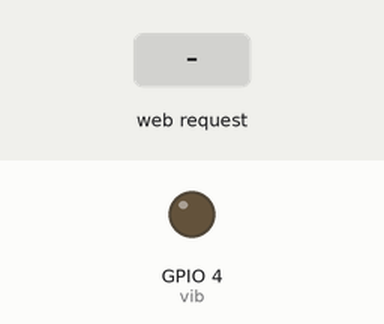
Recording of a sketch running on a simulated ESP8266 (NodeMCU). Shown: output pins drawn as LEDs (lit = HIGH). The inputs (shaded band) are chosen by the test bench. WiFi joins after 1.5 s; servers stay silent unless stated; what the sketch prints to the serial monitor is not drawn.

Above: at 2.7 s.
2.8 s: HTTP request GET /4/on received
At 3.1 s:
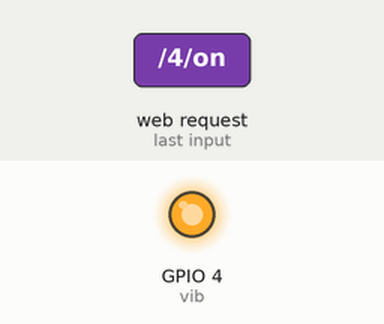
5.3 s: HTTP request GET /off received
Timing chart, 0 to 8.3 s (numbered marks = the images above; inputs shaded):
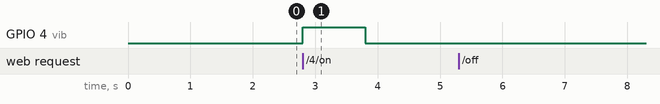

Measured:
- after the input at 2.8 s, GPIO 4 (vib): LOW → HIGH at once, → LOW 1.0 s later
- after the input at 5.3 s, every drawn part: stays the same

The sketch:

ESP8266_REC_DEMO.ino
``````````cpp
 /*********                                                                                                          -:::.   .++++++++.     `..`
                                                                                                                  -o+:.`.:ohyh-      `/y++++/::/oo.
                                                                                                            `   `o+`    -oo- ./++///+++/-oo-     `+o`  `
                                                                                                       `/+++//+hyo////++:`       ```      `:++////+ohy//++++`
                                                                                                      :s.    -s/   ```                        ```   `+o`   .s:
                                                                                                     -y..-:/+/`                                       -o+.  `y-
                                                                                               `:/++sd+/:-.``                                           .:++/+d/::-`
                                                                                              /o-```y-                                                      ``-h..-/+/`
                                                                                             /o   `s:                    `+++`   :+++++:` +++++++-             :s`   -y`
                                                                                             d``-/o-                    `sysh-   yh+::sho ::shs::`              .o/-` :s
                                                                                           ./d++:.                     .sy-/h+  -hh-.-sy/  `yh:                   .:++/m.
                                                                                       `-/+:so`                       .shs+ohy  ohyoyy+-   :hy`                      `.h+++-`
                                                                                      -s:`  h.                       .sy+::/yh-`yh: /ys`   oho                         o/ `:s-
                                                                                      h.   +o                        -:-    ::.`::`  -:.   ::.                         .h   .h
                                                                                     `h `:o/     `---`  .----------`                            `-----------------`     +o`  h`
                                                                                     `m/+:`       -++/` `:+++////++:`                          `:++//////////++++-       -o/.d
                                                                                   `:od:           -++/` `:++/.``:++:`                         :++:`````````./++-          -om-`
                                                                                  -s: ++            -++/` `:++/` `:++:`                       :++:` `---.  `/++:            +o:o/`
                                                                                 .h`  :o             -++/`  :++/` `:++:`                    `:++:` `:++/` `/++:             o:  :s`
                                                                                 -s   o/              -++/`  :++/` `:++:                    :++:` `:++/` `/++:              /o   :s
                                                                                 `d` /s                -++/`  :++/` `:++:`                 :++/` `:++/` `/++:                s/  :s
                                                                                  :ys/                  -++/`  :++/` `/++:                :++/`  :++/` `/++:                  /s.h.
                                                                                  /ho                    -++/`  :++/` `/++:`             :++/`  :++/` `/++:                    .my
                                                                                `s/ y-                    -++/`  :++/` `/++:            :++/`  :++/` `/++:                     ++/s`
                                                                                y:  .y                     -++/`  :++/` `/++:          :++/`  :++/` `/++:                     :y  :y
                                                                                m   .h                      -++/`  :++/`  /++:        :++/`  :++/` `/++-                      h.   m
                                                                                y:  y:                       -++/`  :++/` `:++:      :++/`  :++/` `/++-                       y.  :y
                                                                                `s/++                         -++/`  :++/` `:++:`   :++/`  :++/` `/++-                        -y /s`
                                                                                  sm.                          -++/`  :++/` `:++:``:++/`  :++:` `/++-                          oh/
                                                                                 .h.s/                          -++/`  :++/` `:++::++:` `:++:` `/++-                          /sy:
                                                                                 s:  /s                          -++/`  :++:` `:++++:` `:++:` `/++-                          s/ `d`
                                                                                 s:   o/                          -++/` `:++:` `:++:` `:++:` `/++-                          /o   s:
                                                                                 `s:  :o                           -++/` `:++:` `::` `:++:` `/++-                           o:  `h.
                                                                                  `/o:o+                            -++/` `:++:` `` `:++:` `/++-                            ++ :s-
                                                                                    `-mo-                            -++/` `:++:`  `:++:` `/++-                             :do:`
                                                                                      d./o-                           -++/` `:++:``:++:` `/++-                           `:+/m`
                                                                                     `h  `o+                           -++/` `:++::++:` `/++-                           /o:` h`
                                                                                      h.   h.                           -++/` `:++++:` `/++-                           ++`  .h
                                                                                      -s:` /o                            -++/` `:++:` `/++-                           .h  `:s-
                                                                                       `:/++h.`                           -++/` `::` `/++-                           `os:+/:`
                                                                                           .m/++:.                         -++/` `` `/++-                         .:++d/.
                                                                                            s: `-/o-                        -++/.``./++-                        -o/-``d
                                                                                            `y-   .s:                        -+++//+++:                        :s.   o/
                                                                                             `+o/-..h-``                      .------.                        -y```-o+
                                                                                                .-://d++++:.                                           ``.-:/+ds++/:`
                                                                                                     :y` `-+o-                                       `/+/:-..y:
                                                                                                      :s.`  `o+`  ````                        ```` `/s-   `.s:
                                                                                                       `++++/+yho++//+++:`     ````       `:+++//+oyh++/++++`
                                                                                                           ``` `o+`     :oo-/+++//+++/.`-oo:    `+s`  ```
                                                                                                                 .oo/::/++++y/`      -hyho:.`.:oo-
                                                                                                                    `..`     .++++++++.   .:/:-


  Rui Santos
  Complete project details at http://randomnerdtutorials.com
*********/

#include <ESP8266WiFi.h>                // Load Wi-Fi library

// Replace with your network credentials
const char* ssid     = "ArtV";
const char* password = "artv_tom3";

IPAddress ip(192, 168, 4, 12);           //Setting statuc ip address,dns,gateway
IPAddress gateway(192, 168, 4, 1);
IPAddress dns(192, 168, 4, 1);
IPAddress subnet(255, 255, 255, 0);

WiFiServer server(80);                    // Set web server port number to 80

String header;                            // Variable to store the HTTP request

String vibState = "off";                  // Auxiliar variables to store the current output state

const int vib = 4;                        // Assign output variables to GPIO pins

void setup() {
  Serial.begin(115200);

  pinMode(vib, OUTPUT);                     // Initialize the output variables as outputs

  digitalWrite(vib, LOW);                   // Set outputs to LOW
  WiFi.mode(WIFI_STA);                      //Setting wifi mode to station(not creating access point)

  Serial.print("Connecting to ");           // Printing to serial monitor
  Serial.println(ssid);                     // Printing to serial monitor
  WiFi.begin(ssid, password);               // Connect to Wi-Fi network with SSID and password
  WiFi.config(ip, dns, gateway, subnet);    // Apply wifi configuration
  while (WiFi.status() != WL_CONNECTED) {   // while is not connected
    delay(500); // wait
    Serial.print(".");                      // Print to serial monitor
  }

  Serial.println("");                       // Print local IP address and start web server
  Serial.println("WiFi connected.");        // Print to serial monitor
  Serial.println("IP address: ");           // Print to serial monitor
  Serial.println(WiFi.localIP());           // Printing local ip
  server.begin();                           // Building server
}

void loop(){
  WiFiClient client = server.available();   // Listen for incoming clients

  if (client) {                             // If a new client connects,
    Serial.println("New Client.");          // print a message out in the serial port
    String currentLine = "";                // make a String to hold incoming data from the client
    while (client.connected()) {            // loop while the client's connected
      if (client.available()) {             // if there's bytes to read from the client,
        char c = client.read();             // read a byte, then
        Serial.write(c);                    // print it out the serial monitor
        header += c;
        if (c == '\n') {                    // if the byte is a newline character
          // if the current line is blank, you got two newline characters in a row.
          // that's the end of the client HTTP request, so send a response:
          if (currentLine.length() == 0) {
            // HTTP headers always start with a response code (e.g. HTTP/1.1 200 OK)
            // and a content-type so the client knows what's coming, then a blank line:
            client.println("HTTP/1.1 200 OK");
            client.println("Content-type:text/html");
            client.println("Connection: close");
            client.println();

            if (header.indexOf("GET /4/on") >= 0) {
              Serial.println("GPIO 4 on");
              vibState = "on";
              digitalWrite(vib, HIGH);
              delay(1000);
              vibState = "off";
              digitalWrite(vib, LOW);
            }
            //================================That is creating HTML page (you can use it if you want)===========================
            // Display the HTML web page
            client.println("<!DOCTYPE html><html>");
            client.println("<head><meta name=\"viewport\" content=\"width=device-width, initial-scale=1\">");
            client.println("<link rel=\"icon\" href=\"data:,\">");
            // CSS to style the on/off buttons
            // Feel free to change the background-color and font-size attributes to fit your preferences
            client.println("<style>html { font-family: Helvetica; display: inline-block; margin: 0px auto; text-align: center;}");
            client.println(".button { background-color: #195B6A; border: none; color: white; padding: 16px 40px;");
            client.println("text-decoration: none; font-size: 30px; margin: 2px; cursor: pointer;}");
            client.println(".button2 {background-color: #77878A;}</style></head>");


            client.println("<body><h1>ESP8266 Web Server</h1>");// Web Page Heading

            // Display current state, and ON/OFF buttons for GPIO 4
            client.println("<p>GPIO 4 - State " + vibState + "</p>");
            // If the output4State is off, it displays the ON button
            if (vibState=="off") {
              client.println("<p><a href=\"/4/on\"><button class=\"button\">ON</button></a></p>");
            } else {
              client.println("<p><a href=\"/4/off\"><button class=\"button button2\">OFF</button></a></p>");
            }
            client.println("</body></html>");

            // The HTTP response ends with another blank line
            client.println();
            // Break out of the while loop
            //=================================================================================================================
            break;
          } else {                           // if you got a newline, then clear currentLine
            currentLine = "";
          }
        } else if (c != '\r') {             // if you got anything else but a carriage return character,
          currentLine += c;                 // add it to the end of the currentLine
        }
      }
    }

    header = "";                            // Clear the header variable

    client.stop();                          // Close the connection
    Serial.println("Client disconnected.");// Printing to serial monitor
    Serial.println("");                     // Printing to serial monitor
  }
}
``````````
